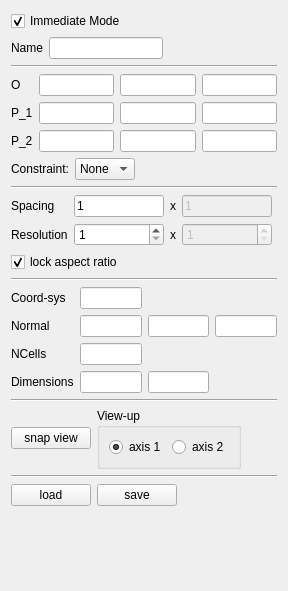
<?xml version="1.0" encoding="UTF-8"?>
<ui version="4.0">
 <class>pqSQPlaneSourceForm</class>
 <widget class="QWidget" name="pqSQPlaneSourceForm">
  <property name="geometry">
   <rect>
    <x>0</x>
    <y>0</y>
    <width>288</width>
    <height>591</height>
   </rect>
  </property>
  <property name="windowTitle">
   <string>Form</string>
  </property>
  <layout class="QVBoxLayout" name="verticalLayout">
   <item>
    <layout class="QHBoxLayout" name="horizontalLayout_8">
     <item>
      <widget class="QCheckBox" name="immediateMode">
       <property name="text">
        <string>Immediate Mode</string>
       </property>
       <property name="checked">
        <bool>true</bool>
       </property>
      </widget>
     </item>
     <item>
      <spacer name="horizontalSpacer_4">
       <property name="orientation">
        <enum>Qt::Horizontal</enum>
       </property>
       <property name="sizeHint" stdset="0">
        <size>
         <width>40</width>
         <height>20</height>
        </size>
       </property>
      </spacer>
     </item>
    </layout>
   </item>
   <item>
    <layout class="QHBoxLayout" name="horizontalLayout">
     <item>
      <widget class="QLabel" name="label_4">
       <property name="text">
        <string>Name</string>
       </property>
       <property name="buddy">
        <cstring>name</cstring>
       </property>
      </widget>
     </item>
     <item>
      <widget class="QLineEdit" name="name"/>
     </item>
     <item>
      <spacer name="horizontalSpacer">
       <property name="orientation">
        <enum>Qt::Horizontal</enum>
       </property>
       <property name="sizeHint" stdset="0">
        <size>
         <width>40</width>
         <height>20</height>
        </size>
       </property>
      </spacer>
     </item>
    </layout>
   </item>
   <item>
    <widget class="Line" name="line">
     <property name="orientation">
      <enum>Qt::Horizontal</enum>
     </property>
    </widget>
   </item>
   <item>
    <layout class="QHBoxLayout" name="horizontalLayout_9">
     <item>
      <layout class="QGridLayout" name="gridLayout">
       <item row="0" column="0">
        <widget class="QLabel" name="label">
         <property name="text">
          <string>O</string>
         </property>
        </widget>
       </item>
       <item row="0" column="1">
        <widget class="QLineEdit" name="o_x"/>
       </item>
       <item row="0" column="2">
        <widget class="QLineEdit" name="o_y"/>
       </item>
       <item row="0" column="3">
        <widget class="QLineEdit" name="o_z"/>
       </item>
       <item row="1" column="0">
        <widget class="QLabel" name="label_2">
         <property name="text">
          <string>P_1</string>
         </property>
        </widget>
       </item>
       <item row="1" column="1">
        <widget class="QLineEdit" name="p1_x"/>
       </item>
       <item row="1" column="2">
        <widget class="QLineEdit" name="p1_y"/>
       </item>
       <item row="1" column="3">
        <widget class="QLineEdit" name="p1_z"/>
       </item>
       <item row="2" column="0">
        <widget class="QLabel" name="label_3">
         <property name="text">
          <string>P_2</string>
         </property>
        </widget>
       </item>
       <item row="2" column="1">
        <widget class="QLineEdit" name="p2_x"/>
       </item>
       <item row="2" column="2">
        <widget class="QLineEdit" name="p2_y"/>
       </item>
       <item row="2" column="3">
        <widget class="QLineEdit" name="p2_z"/>
       </item>
      </layout>
     </item>
     <item>
      <spacer name="horizontalSpacer_8">
       <property name="orientation">
        <enum>Qt::Horizontal</enum>
       </property>
       <property name="sizeHint" stdset="0">
        <size>
         <width>40</width>
         <height>20</height>
        </size>
       </property>
      </spacer>
     </item>
    </layout>
   </item>
   <item>
    <layout class="QHBoxLayout" name="horizontalLayout_2">
     <item>
      <widget class="QLabel" name="label_13">
       <property name="text">
        <string>Constraint:</string>
       </property>
      </widget>
     </item>
     <item>
      <widget class="QComboBox" name="constraint">
       <item>
        <property name="text">
         <string>None</string>
        </property>
       </item>
       <item>
        <property name="text">
         <string>XY</string>
        </property>
       </item>
       <item>
        <property name="text">
         <string>XZ</string>
        </property>
       </item>
       <item>
        <property name="text">
         <string>YZ</string>
        </property>
       </item>
      </widget>
     </item>
     <item>
      <spacer name="horizontalSpacer_2">
       <property name="orientation">
        <enum>Qt::Horizontal</enum>
       </property>
       <property name="sizeHint" stdset="0">
        <size>
         <width>40</width>
         <height>20</height>
        </size>
       </property>
      </spacer>
     </item>
    </layout>
   </item>
   <item>
    <widget class="Line" name="line_2">
     <property name="orientation">
      <enum>Qt::Horizontal</enum>
     </property>
    </widget>
   </item>
   <item>
    <layout class="QHBoxLayout" name="horizontalLayout_4">
     <item>
      <layout class="QGridLayout" name="gridLayout_3">
       <item row="0" column="0">
        <widget class="QLabel" name="label_8">
         <property name="text">
          <string>Spacing</string>
         </property>
        </widget>
       </item>
       <item row="0" column="1">
        <widget class="QLineEdit" name="dx">
         <property name="enabled">
          <bool>true</bool>
         </property>
         <property name="text">
          <string>1</string>
         </property>
         <property name="readOnly">
          <bool>false</bool>
         </property>
        </widget>
       </item>
       <item row="0" column="2">
        <widget class="QLabel" name="label_12">
         <property name="text">
          <string>x</string>
         </property>
        </widget>
       </item>
       <item row="0" column="3">
        <widget class="QLineEdit" name="dy">
         <property name="enabled">
          <bool>false</bool>
         </property>
         <property name="text">
          <string>1</string>
         </property>
         <property name="readOnly">
          <bool>false</bool>
         </property>
        </widget>
       </item>
       <item row="1" column="0">
        <widget class="QLabel" name="label_5">
         <property name="text">
          <string>Resolution</string>
         </property>
        </widget>
       </item>
       <item row="1" column="1">
        <widget class="QSpinBox" name="res_x">
         <property name="minimum">
          <number>1</number>
         </property>
         <property name="maximum">
          <number>999999999</number>
         </property>
        </widget>
       </item>
       <item row="1" column="2">
        <widget class="QLabel" name="label_6">
         <property name="text">
          <string>x</string>
         </property>
        </widget>
       </item>
       <item row="1" column="3">
        <widget class="QSpinBox" name="res_y">
         <property name="enabled">
          <bool>false</bool>
         </property>
         <property name="minimum">
          <number>1</number>
         </property>
         <property name="maximum">
          <number>999999999</number>
         </property>
        </widget>
       </item>
      </layout>
     </item>
     <item>
      <spacer name="horizontalSpacer_6">
       <property name="orientation">
        <enum>Qt::Horizontal</enum>
       </property>
       <property name="sizeHint" stdset="0">
        <size>
         <width>40</width>
         <height>20</height>
        </size>
       </property>
      </spacer>
     </item>
    </layout>
   </item>
   <item>
    <layout class="QHBoxLayout" name="horizontalLayout_7">
     <item>
      <layout class="QVBoxLayout" name="verticalLayout_2">
       <item>
        <widget class="QCheckBox" name="aspectLock">
         <property name="text">
          <string>lock aspect ratio</string>
         </property>
         <property name="checked">
          <bool>true</bool>
         </property>
        </widget>
       </item>
      </layout>
     </item>
     <item>
      <spacer name="horizontalSpacer_3">
       <property name="orientation">
        <enum>Qt::Horizontal</enum>
       </property>
       <property name="sizeHint" stdset="0">
        <size>
         <width>40</width>
         <height>20</height>
        </size>
       </property>
      </spacer>
     </item>
    </layout>
   </item>
   <item>
    <widget class="Line" name="line_3">
     <property name="orientation">
      <enum>Qt::Horizontal</enum>
     </property>
    </widget>
   </item>
   <item>
    <layout class="QGridLayout" name="gridLayout_2">
     <item row="0" column="0">
      <widget class="QLabel" name="label_10">
       <property name="sizePolicy">
        <sizepolicy hsizetype="Preferred" vsizetype="Preferred">
         <horstretch>0</horstretch>
         <verstretch>0</verstretch>
        </sizepolicy>
       </property>
       <property name="text">
        <string>Coord-sys</string>
       </property>
      </widget>
     </item>
     <item row="0" column="1">
      <widget class="QLineEdit" name="coordStatus">
       <property name="readOnly">
        <bool>true</bool>
       </property>
      </widget>
     </item>
     <item row="1" column="0">
      <widget class="QLabel" name="label_11">
       <property name="text">
        <string>Normal</string>
       </property>
      </widget>
     </item>
     <item row="1" column="1">
      <widget class="QLineEdit" name="n_x">
       <property name="readOnly">
        <bool>true</bool>
       </property>
      </widget>
     </item>
     <item row="1" column="2">
      <widget class="QLineEdit" name="n_y">
       <property name="readOnly">
        <bool>true</bool>
       </property>
      </widget>
     </item>
     <item row="1" column="3">
      <widget class="QLineEdit" name="n_z">
       <property name="readOnly">
        <bool>true</bool>
       </property>
      </widget>
     </item>
     <item row="2" column="0">
      <widget class="QLabel" name="label_9">
       <property name="text">
        <string>NCells</string>
       </property>
      </widget>
     </item>
     <item row="2" column="1">
      <widget class="QLineEdit" name="nCells">
       <property name="readOnly">
        <bool>true</bool>
       </property>
      </widget>
     </item>
     <item row="3" column="0">
      <widget class="QLabel" name="label_7">
       <property name="text">
        <string>Dimensions</string>
       </property>
      </widget>
     </item>
     <item row="3" column="1">
      <widget class="QLineEdit" name="dim_x">
       <property name="readOnly">
        <bool>true</bool>
       </property>
      </widget>
     </item>
     <item row="3" column="2">
      <widget class="QLineEdit" name="dim_y">
       <property name="readOnly">
        <bool>true</bool>
       </property>
      </widget>
     </item>
    </layout>
   </item>
   <item>
    <widget class="Line" name="line_4">
     <property name="orientation">
      <enum>Qt::Horizontal</enum>
     </property>
    </widget>
   </item>
   <item>
    <layout class="QHBoxLayout" name="horizontalLayout_6">
     <item>
      <widget class="QPushButton" name="snap">
       <property name="toolTip">
        <string>Align camera view with plane's normal.</string>
       </property>
       <property name="text">
        <string>snap view</string>
       </property>
      </widget>
     </item>
     <item>
      <widget class="QGroupBox" name="groupBox">
       <property name="title">
        <string>View-up</string>
       </property>
       <layout class="QHBoxLayout" name="horizontalLayout_3">
        <item>
         <widget class="QRadioButton" name="viewUp1">
          <property name="text">
           <string>axis 1</string>
          </property>
          <property name="checked">
           <bool>true</bool>
          </property>
         </widget>
        </item>
        <item>
         <widget class="QRadioButton" name="viewUp2">
          <property name="text">
           <string>axis 2</string>
          </property>
         </widget>
        </item>
       </layout>
      </widget>
     </item>
     <item>
      <spacer name="horizontalSpacer_7">
       <property name="orientation">
        <enum>Qt::Horizontal</enum>
       </property>
       <property name="sizeHint" stdset="0">
        <size>
         <width>40</width>
         <height>20</height>
        </size>
       </property>
      </spacer>
     </item>
    </layout>
   </item>
   <item>
    <widget class="Line" name="line_5">
     <property name="orientation">
      <enum>Qt::Horizontal</enum>
     </property>
    </widget>
   </item>
   <item>
    <layout class="QHBoxLayout" name="horizontalLayout_5">
     <item>
      <widget class="QPushButton" name="restore">
       <property name="text">
        <string>load</string>
       </property>
      </widget>
     </item>
     <item>
      <widget class="QPushButton" name="save">
       <property name="text">
        <string>save</string>
       </property>
      </widget>
     </item>
     <item>
      <spacer name="horizontalSpacer_5">
       <property name="orientation">
        <enum>Qt::Horizontal</enum>
       </property>
       <property name="sizeHint" stdset="0">
        <size>
         <width>40</width>
         <height>20</height>
        </size>
       </property>
      </spacer>
     </item>
    </layout>
   </item>
   <item>
    <spacer name="verticalSpacer">
     <property name="orientation">
      <enum>Qt::Vertical</enum>
     </property>
     <property name="sizeHint" stdset="0">
      <size>
       <width>20</width>
       <height>136</height>
      </size>
     </property>
    </spacer>
   </item>
  </layout>
 </widget>
 <tabstops>
  <tabstop>name</tabstop>
  <tabstop>o_x</tabstop>
  <tabstop>o_y</tabstop>
  <tabstop>o_z</tabstop>
  <tabstop>p1_x</tabstop>
  <tabstop>p1_y</tabstop>
  <tabstop>p1_z</tabstop>
  <tabstop>p2_x</tabstop>
  <tabstop>p2_y</tabstop>
  <tabstop>p2_z</tabstop>
  <tabstop>dx</tabstop>
  <tabstop>dy</tabstop>
  <tabstop>res_x</tabstop>
  <tabstop>res_y</tabstop>
  <tabstop>aspectLock</tabstop>
  <tabstop>coordStatus</tabstop>
  <tabstop>n_x</tabstop>
  <tabstop>n_y</tabstop>
  <tabstop>n_z</tabstop>
  <tabstop>nCells</tabstop>
  <tabstop>dim_x</tabstop>
  <tabstop>dim_y</tabstop>
  <tabstop>snap</tabstop>
  <tabstop>viewUp1</tabstop>
  <tabstop>viewUp2</tabstop>
  <tabstop>restore</tabstop>
  <tabstop>save</tabstop>
 </tabstops>
 <resources/>
 <connections>
  <connection>
   <sender>aspectLock</sender>
   <signal>toggled(bool)</signal>
   <receiver>res_y</receiver>
   <slot>setDisabled(bool)</slot>
   <hints>
    <hint type="sourcelabel">
     <x>270</x>
     <y>148</y>
    </hint>
    <hint type="destinationlabel">
     <x>199</x>
     <y>148</y>
    </hint>
   </hints>
  </connection>
  <connection>
   <sender>aspectLock</sender>
   <signal>toggled(bool)</signal>
   <receiver>dy</receiver>
   <slot>setDisabled(bool)</slot>
   <hints>
    <hint type="sourcelabel">
     <x>70</x>
     <y>221</y>
    </hint>
    <hint type="destinationlabel">
     <x>315</x>
     <y>161</y>
    </hint>
   </hints>
  </connection>
 </connections>
</ui>
